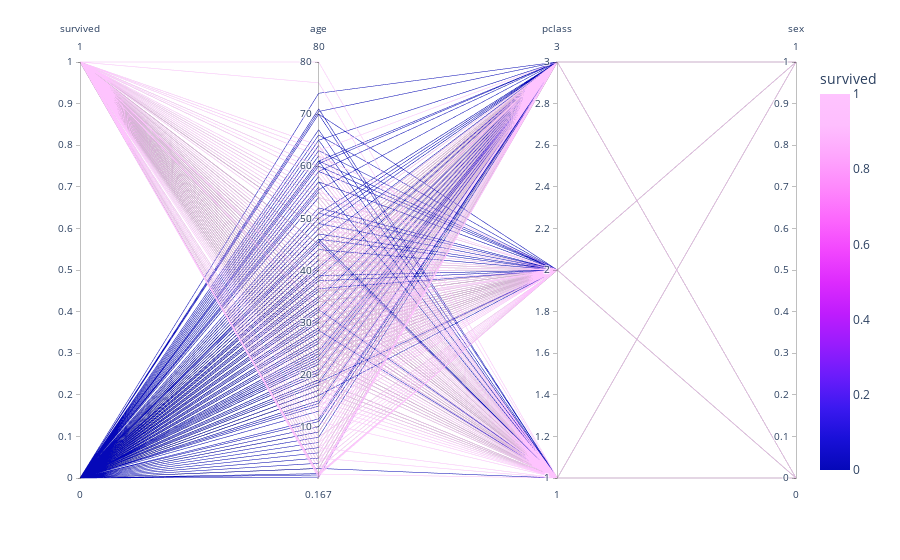

Notebook source saved alongside this figure:
### Code cell
vis.get_parallel(titanic_df)

### Figure 1 — Plotly figure (JSON) as saved in the notebook; plotly's stock layout.template omitted (floating-point values rounded to 4 significant figures; data arrays with more than 128 entries replaced by an {"elided": "..."} marker saying what was removed)
{"data": [{"dimensions": [{"label": "survived", "values": {"elided": "1309 int values"}}, {"label": "age", "values": {"elided": "1309 float values"}}, {"label": "pclass", "values": {"elided": "1309 int values"}}, {"label": "sex", "values": {"elided": "1309 int values"}}], "domain": {"x": [0, 1], "y": [0, 1]}, "line": {"color": {"elided": "1309 int values"}, "coloraxis": "coloraxis"}, "name": "", "type": "parcoords"}], "layout": {"coloraxis": {"colorbar": {"title": {"text": "survived"}}, "colorscale": [[0, "#0508b8"], [0.08333, "#1910d8"], [0.1667, "#3c19f0"], [0.25, "#6b1cfb"], [0.3333, "#981cfd"], [0.4167, "#bf1cfd"], [0.5, "#dd2bfd"], [0.5833, "#f246fe"], [0.6667, "#fc67fd"], [0.75, "#fe88fc"], [0.8333, "#fea5fd"], [0.9167, "#febefe"], [1, "#fec3fe"]]}, "legend": {"tracegroupgap": 0}, "margin": {"t": 60}}}
